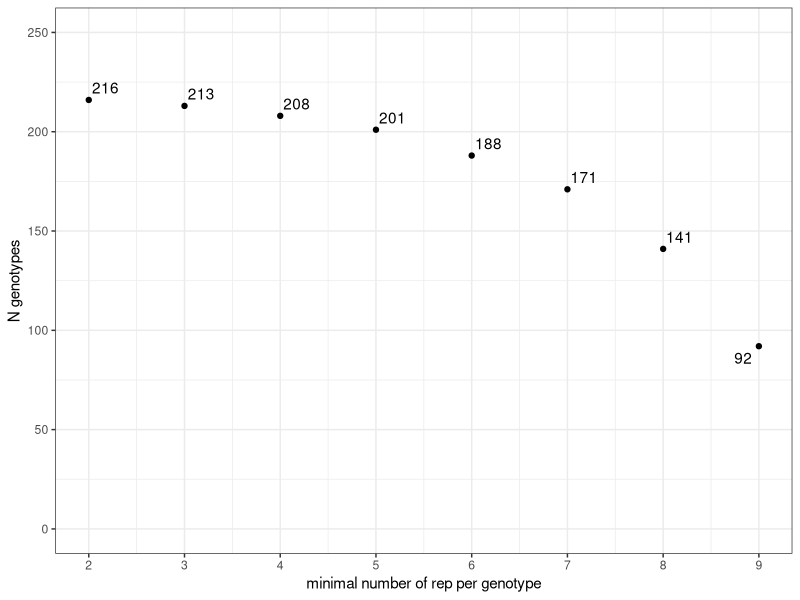
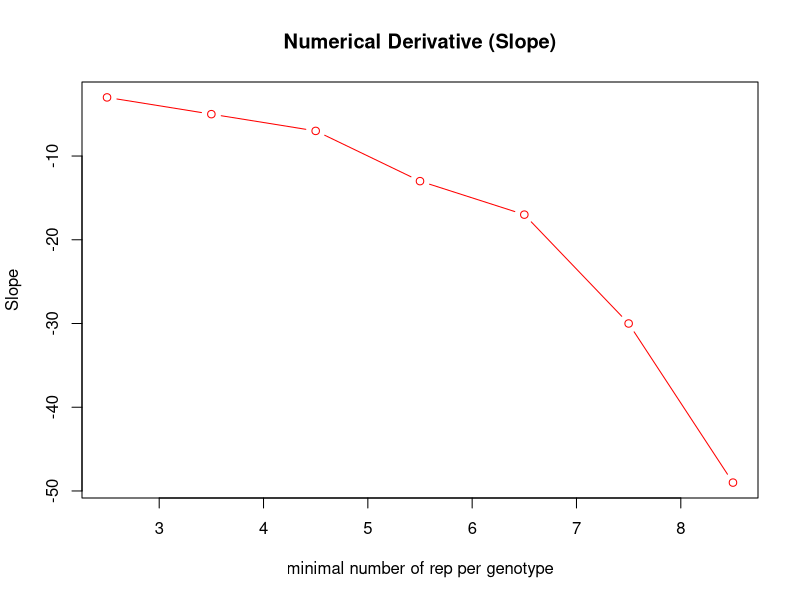
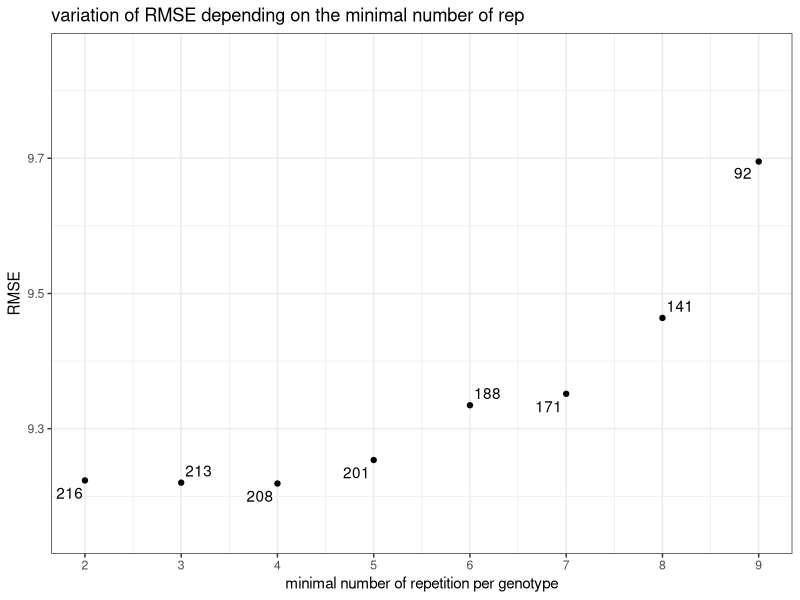
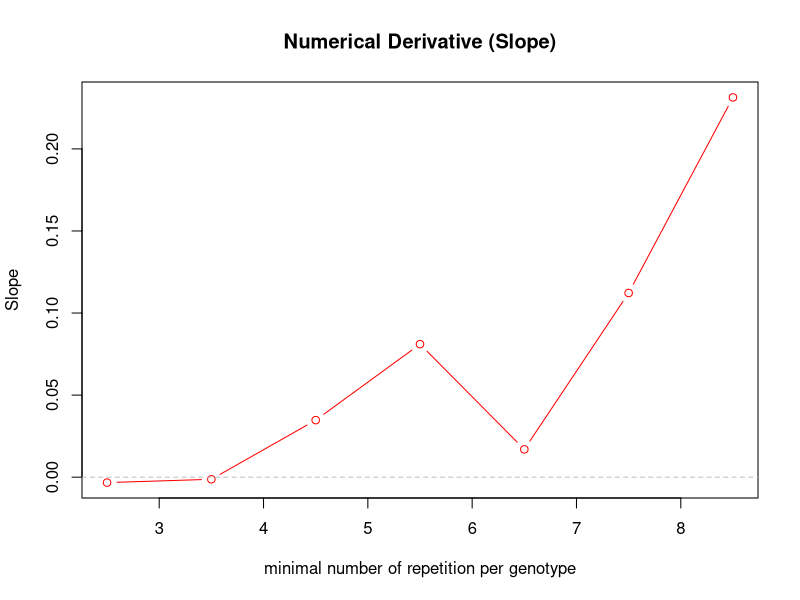
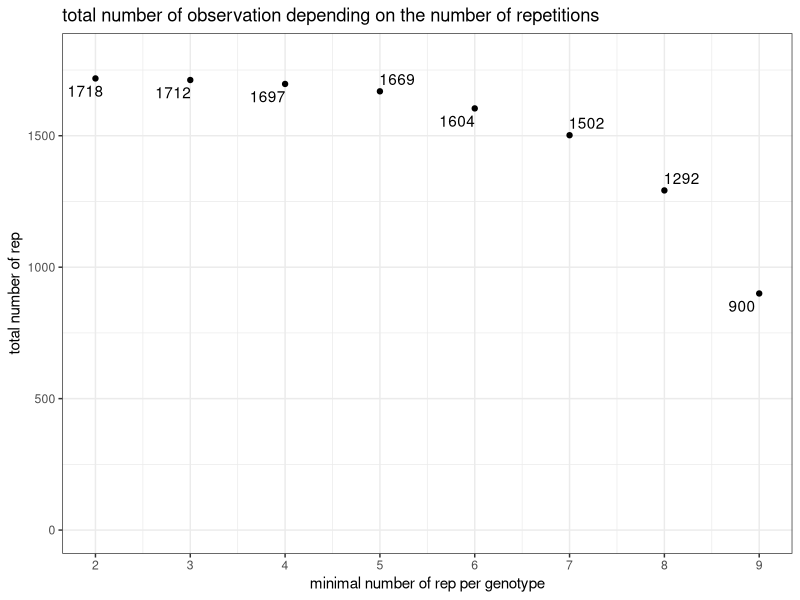
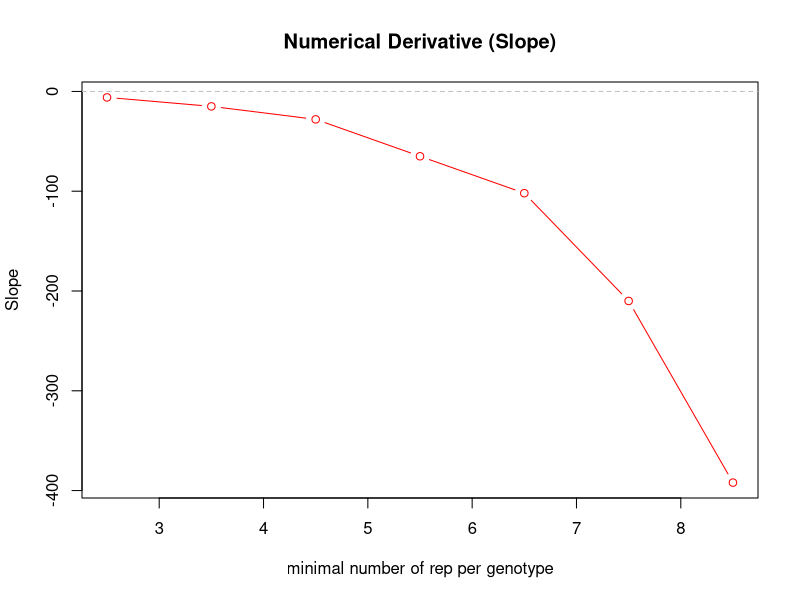
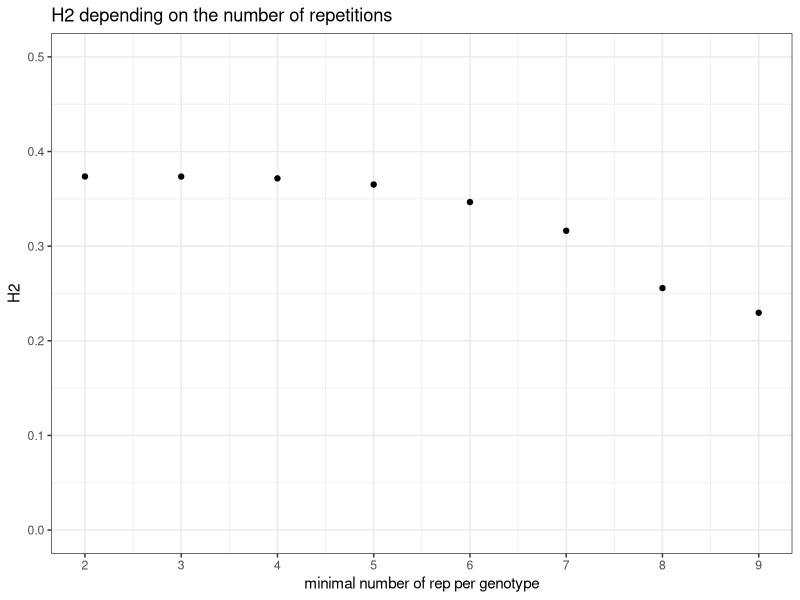
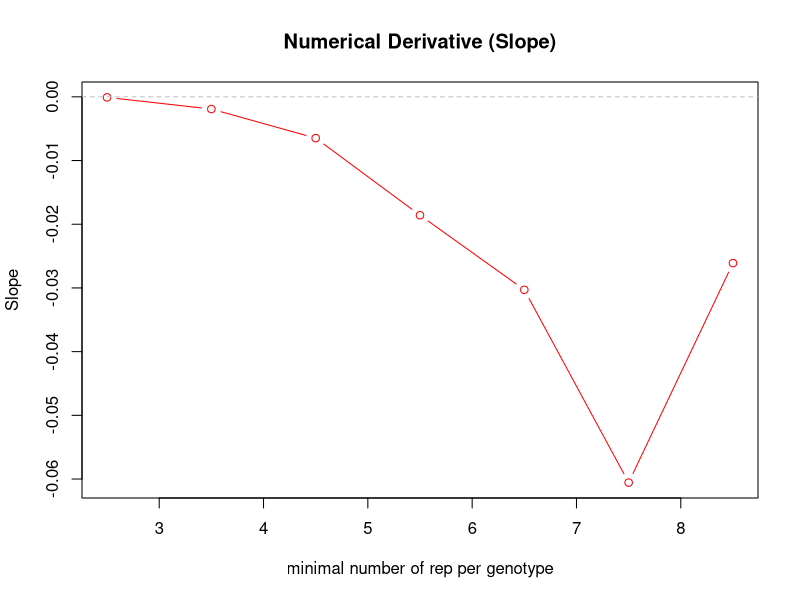

Here is the R script that generated these plots, in order: (Note: this script raises an error after producing the figures.)
## ---- chunk 1
#| echo: false
#| warning: false

suppressPackageStartupMessages(library("tidyverse"))
suppressPackageStartupMessages(library("lme4"))
suppressPackageStartupMessages(library("Hmisc"))
suppressPackageStartupMessages(library("corrplot"))
suppressPackageStartupMessages(library("emmeans"))
suppressPackageStartupMessages(library("patchwork"))
suppressPackageStartupMessages(library("ggplot2"))
suppressPackageStartupMessages(library("dplyr"))

## ---- chunk 2
#| echo: true
#| results: hide
data250_afabae_00 <- read.csv("../../../../../../01.data/2023_screen_specifics_251genotypes/02.aphis_fabae_on_faba_collection/aphis_fabae_fecundity_on_faba_collection_2024-04-02.csv", stringsAsFactors = FALSE, sep = ",") %>%  
  mutate(ivip = as.factor(ivip)) %>% 
  mutate(session = as.factor(session)) 

data250_afabae_01 <- data250_afabae_00 %>% filter(!is.na(larvae_total_number))
data250_afabae_01$ivip <- droplevels(data250_afabae_01$ivip)

data250_afabae_02<- data250_afabae_01 %>% filter(adult_alive != "0") #remove if no adult
data250_afabae_02$ivip <- droplevels(data250_afabae_02$ivip)

data250_afabae_02$ivip <-as.factor(data250_afabae_02$ivip)

## ---- chunk 3
analyze_filtered_data <- function(data, i, filter_name) {
  data <- data %>%
    group_by(ivip) %>%
    filter(n() >= i) %>%
    ungroup() %>%
    droplevels()

  if (nrow(data) < 5 || nlevels(data$ivip) < 2) {
    return(NULL)  # skip iterations with too little data
  }

  NGEN <- nlevels(data$ivip)
  n_after <- nrow(data)

  # Fit the model
  mod <- lmer(larvae_total_number ~ ivip + (1|session/block), data = data)
  residuals_values <- residuals(mod)
  RMSE <- sqrt(mean(residuals_values^2))
  shapiro_res <- shapiro.test(residuals_values)$p.value
  shapiro <- shapiro.test(data$larvae_total_number)$p.value

  # Heritability model
  mod_h2 <- lmer(larvae_total_number ~ (1 | ivip) + (1 | session), data = data)
  estimates <- as.data.frame(VarCorr(mod_h2))
  genetic_variance <- estimates$vcov[1]
  residual_variance <- estimates$vcov[3]
  nbE <- nlevels(data$session)
  H2 <- genetic_variance / (genetic_variance + (residual_variance / nbE))

  return(data.frame(
    filter = filter_name, i = i, RMSE = RMSE, n_after = n_after,
    H2 = H2, shapiro = shapiro, shapiro_res = shapiro_res, NGEN = NGEN
  ))
}
## ---- chunk 4

# Initialize an empty data frame to store results
results <- data.frame(x = numeric(0), i = numeric(0), RMSE = numeric(0), 
                       n_after = numeric(0), H2=numeric(0),shapiro=numeric(0),shapiro_res=numeric(0),NGEN=numeric(0), stringsAsFactors = FALSE)


###filter based on IQR
    # Calculate IQR and bounds for outlier removal
    IQR_value <- IQR(data250_afabae_02$larvae_total_number)
    lower_bound <- quantile(data250_afabae_02$larvae_total_number, 0.25) - 1.5 * IQR_value
    upper_bound <- quantile(data250_afabae_02$larvae_total_number, 0.75) + 1.5 * IQR_value
    filter ="IQR"
    # Filter out outliers
    data_iqr <- data250_afabae_02[data250_afabae_02$larvae_total_number >= lower_bound & data250_afabae_02$larvae_total_number <= upper_bound, ]
    

for (i in 2:9) {
  res <- analyze_filtered_data(data_iqr, i, filter_name = "IQR")
  if (!is.null(res)) results <- rbind(results, res)
}

for (i in 2:9) {
  res <- analyze_filtered_data(data250_afabae_02, i, filter_name = "no_filter")
  if (!is.null(res)) results <- rbind(results, res)
    }
    

  # Identify the indices of the top 3 highest values
top_3_indices <- order(data250_afabae_02$larvae_total_number, decreasing = TRUE)[1:3]
    # View the top 3 highest values
data250_afabae_02[top_3_indices, ] %>% dplyr::select(genotype, ivip, aphid, larvae_total_number)

# Remove the rows with the top 3 highest values
data250_afabae_03 <- data250_afabae_02[-top_3_indices, ]

data_manual<- data250_afabae_03 %>% filter(larvae_total_number != "0") 

for (i in 2:9) {
  res <- analyze_filtered_data(data_manual, i, filter_name = "Manual_filter")
  if (!is.null(res)) results <- rbind(results, res)
}

print(results)
## ---- chunk 5
iqr_results <- results %>% filter(filter == "IQR")
## ---- chunk 6
#| echo: false
#| warning: false
write.csv(x = results, 
          file = "filter_annalysis.csv", 
          quote = F, row.names = F)

## ---- chunk 7
# Initialize an empty data frame to store results
results <- data.frame(x = numeric(0), i = numeric(0), RMSE = numeric(0), 
                       n_after = numeric(0), H2=numeric(0),shapiro=numeric(0),shapiro_res=numeric(0),NGEN=numeric(0), stringsAsFactors = FALSE)


for (i in 2:9) {
  ###filter based on IQR
    # Calculate IQR and bounds for outlier removal
    IQR_value <- IQR(data250_afabae_02$larvae_total_number)
    lower_bound <- quantile(data250_afabae_02$larvae_total_number, 0.25) - 1.5 * IQR_value
    upper_bound <- quantile(data250_afabae_02$larvae_total_number, 0.75) + 1.5 * IQR_value
    filter ="IQR"
    # Filter out outliers
    data <- data250_afabae_02[data250_afabae_02$larvae_total_number >= lower_bound & data250_afabae_02$larvae_total_number <= upper_bound, ]
    
    
    data <- data %>%
      group_by(ivip) %>%           # Group by genotype
      filter(n() >= i) %>%             # Keep only groups with i or more repetitions
      ungroup() 
    
    
    data$ivip <- droplevels(data$ivip)
    
    NGEN<-nlevels(data$ivip)
    
   
 
    
    
    # Number of rows after removing outliers
    n_after <- nrow(data)
    

    
    # Fit the model
    mod <- lmer(larvae_total_number ~ ivip + (1|session/block), data = data)
    
    # Extract fitted values and residuals
    fitted_values <- fitted(mod)
    residuals_values <- residuals(mod)
    
    # Perform the Shapiro-Wilk test
    shapiro_result <- shapiro.test(residuals_values)
    
    # Print the p-value (this is your quantification of normality)
    shapiro_res <- shapiro_result$p.value
    
    # Perform the Shapiro-Wilk test
    shapiro_result <- shapiro.test(data$larvae_total_number)
    
    # Print the p-value (this is your quantification of normality)
    shapiro <- shapiro_result$p.value
    
    
    # Calculate RMSE (Root Mean Squared Error)
    RMSE <- sqrt(mean(residuals_values^2))
    
    # Fit the model with a fixed formula
    mod_h2 <- lmer(larvae_total_number ~ (1 | ivip) + (1 | session), data = data)
    
    # Get the variance components
    estimates <- as.data.frame(VarCorr(mod_h2))
    
    # Extract the relevant variance components
    genetic_variance <- estimates$vcov[1]
    residual_variance <- estimates$vcov[3]  # Adjust based on the placement of residual variance
    
    nbE <-nlevels(data$session)
    
    # Calculate heritability (h2)
    H2 <- genetic_variance / (genetic_variance + (residual_variance / nbE))
    

    # Store the results in the data frame
    results <- rbind(results, data.frame(filter = filter, i = i, RMSE = RMSE, n_after = n_after, H2 = H2, shapiro = shapiro, shapiro_res = shapiro_res, NGEN=NGEN))
}


## ---- chunk 8

ggplot(results, aes(x = i, y = NGEN)) +
  geom_point() +
  scale_x_continuous(breaks=seq(1,13,1)) +
  scale_y_continuous(limits = c(0,250)) +
  theme_bw() +
  ggrepel::geom_text_repel(aes(label = NGEN), arrow = T) +
  labs(x = "minimal number of rep per genotype", y = "N genotypes")

y<-as.vector(results$NGEN)
x<-as.vector(results$i)

# Compute slope (finite differences)
slope <- diff(y) / diff(x)

# To align slopes with x-values, use midpoints
x_mid <- (x[-1] + x[-length(x)]) / 2

# Plot slope (derivative)
plot(x_mid, slope, type = "b", col = "red", main = "Numerical Derivative (Slope)",
     ylab = "Slope", xlab = "minimal number of rep per genotype")
abline(h = 0, col = "gray", lty = 2)  # reference line for zero slope



## ---- chunk 9

ggplot(results, aes(x = i, y = RMSE)) +
  geom_point() +
  scale_x_continuous(breaks=seq(1,13,1)) +
  scale_y_continuous(limits = c(9.15,9.85)) +
  theme_bw() +
  ggrepel::geom_text_repel(aes(label = NGEN), arrow = T) +
  labs(x = "minimal number of repetition per genotype", y = "RMSE") +
  ggtitle("variation of RMSE depending on the minimal number of rep")

y<-as.vector(results$RMSE)
x<-as.vector(results$i)

# Compute slope (finite differences)
slope <- diff(y) / diff(x)

# To align slopes with x-values, use midpoints
x_mid <- (x[-1] + x[-length(x)]) / 2

# Plot slope (derivative)
plot(x_mid, slope, type = "b", col = "red", main = "Numerical Derivative (Slope)",
     ylab = "Slope", xlab = "minimal number of repetition per genotype")
abline(h = 0, col = "gray", lty = 2)  # reference line for zero slope


## ---- chunk 10
ggplot(results, aes(x = i, y = n_after)) +
  geom_point() +
  scale_x_continuous(breaks=seq(1,13,1)) +
  scale_y_continuous(limits = c(0,1800)) +
  theme_bw() +
  ggrepel::geom_text_repel(aes(label = n_after), arrow = T) +
  labs(x = "minimal number of rep per genotype", y = "total number of rep") +
  ggtitle("total number of observation depending on the number of repetitions")

y<-as.vector(results$n_after)
x<-as.vector(results$i)

# Compute slope (finite differences)
slope <- diff(y) / diff(x)

# To align slopes with x-values, use midpoints
x_mid <- (x[-1] + x[-length(x)]) / 2

# Plot slope (derivative)
plot(x_mid, slope, type = "b", col = "red", main = "Numerical Derivative (Slope)",
     ylab = "Slope", xlab = "minimal number of rep per genotype")
abline(h = 0, col = "gray", lty = 2)  # reference line for zero slope

## ---- chunk 11
ggplot(results, aes(x = i, y = H2)) +
  geom_point() +
  scale_x_continuous(breaks = seq(1, 13, 1)) +
  scale_y_continuous(limits = c(0, 0.5)) +
  theme_bw() +
  labs(
    x = "minimal number of rep per genotype",
    y = "H2"
  ) +
  ggtitle("H2 depending on the number of repetitions")


y<-as.vector(results$H2)
x<-as.vector(results$i)

# Compute slope (finite differences)
slope <- diff(y) / diff(x)

# To align slopes with x-values, use midpoints
x_mid <- (x[-1] + x[-length(x)]) / 2

# Plot slope (derivative)
plot(x_mid, slope, type = "b", col = "red", main = "Numerical Derivative (Slope)",
     ylab = "Slope", xlab = "minimal number of rep per genotype")
abline(h = 0, col = "gray", lty = 2)  # reference line for zero slope

## ---- chunk 12
# -------------------------------
# 1. IQR filtering
# -------------------------------
IQR_value <- IQR(data250_afabae_02$larvae_total_number)
lower_bound <- quantile(data250_afabae_02$larvae_total_number, 0.25) - 1.5 * IQR_value
upper_bound <- quantile(data250_afabae_02$larvae_total_number, 0.75) + 1.5 * IQR_value

data <- data250_afabae_02 %>%
  filter(larvae_total_number >= lower_bound,
         larvae_total_number <= upper_bound)

# -------------------------------
# 2. Keep ivip with ≥4 repetitions
# -------------------------------
data_afabae_4 <- data %>%
  group_by(ivip) %>%
  filter(n() >= 4) %>%
  ungroup()

# -------------------------------
# 3. Identify ivip NOT kept
# -------------------------------
ivip_not_in_4 <- setdiff(unique(data$ivip), unique(data_afabae_4$ivip))
data_removed <- data %>% filter(ivip %in% ivip_not_in_4)

# -------------------------------
# 4. Boxplot with removed ivip in red
# -------------------------------
ggplot(data, aes(x = "", y = larvae_total_number)) +
  geom_boxplot(outlier.shape = NA) +
  geom_jitter(alpha = 0.4) +
  geom_point(data = data_removed,
             aes(x = "", y = larvae_total_number),
             color = "red",
             size = 3) +
  labs(title = "Boxplot of larvae_total_number",
       subtitle = "Red points = ivip removed (<4 repetitions)") +
  theme_minimal()

# -------------------------------
# 5. Table of removed ivip with genetic cluster
# -------------------------------
info_cluster <- read.csv("../../../../../../00.info/11.infos_genotypes/morphological_phenotlogical_data_faba_collection_PeaMUST_with_genet_cluster.csv")

ivip_removed_cluster_table <- data.frame(ivip = ivip_not_in_4) %>%
  left_join(info_cluster, by = "ivip")

ivip_removed_cluster_table

# -------------------------------
# 6. Cluster summary table
# -------------------------------
# Keep only non-empty, non-NA cluster_name
ivip_with_cluster <- data %>%
  distinct(ivip) %>%
  left_join(info_cluster, by = "ivip") %>%
  filter(!is.na(cluster_name), cluster_name != "")

cluster_summary <- ivip_with_cluster %>%
  group_by(cluster_name) %>%
  summarise(
    n_original = n(),
    n_removed = sum(ivip %in% ivip_not_in_4)
  ) %>%
  arrange(cluster_name)

cluster_summary
